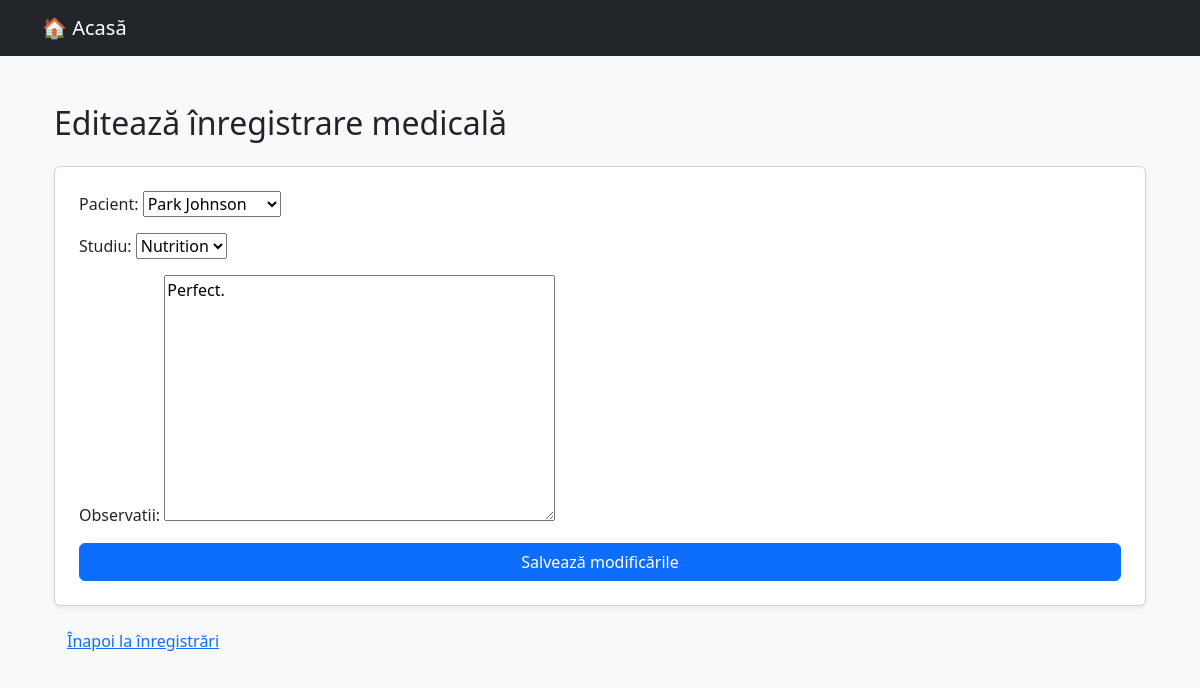
Page /pacienti/inregistrari/editeaza/2/ on the earlier database version.
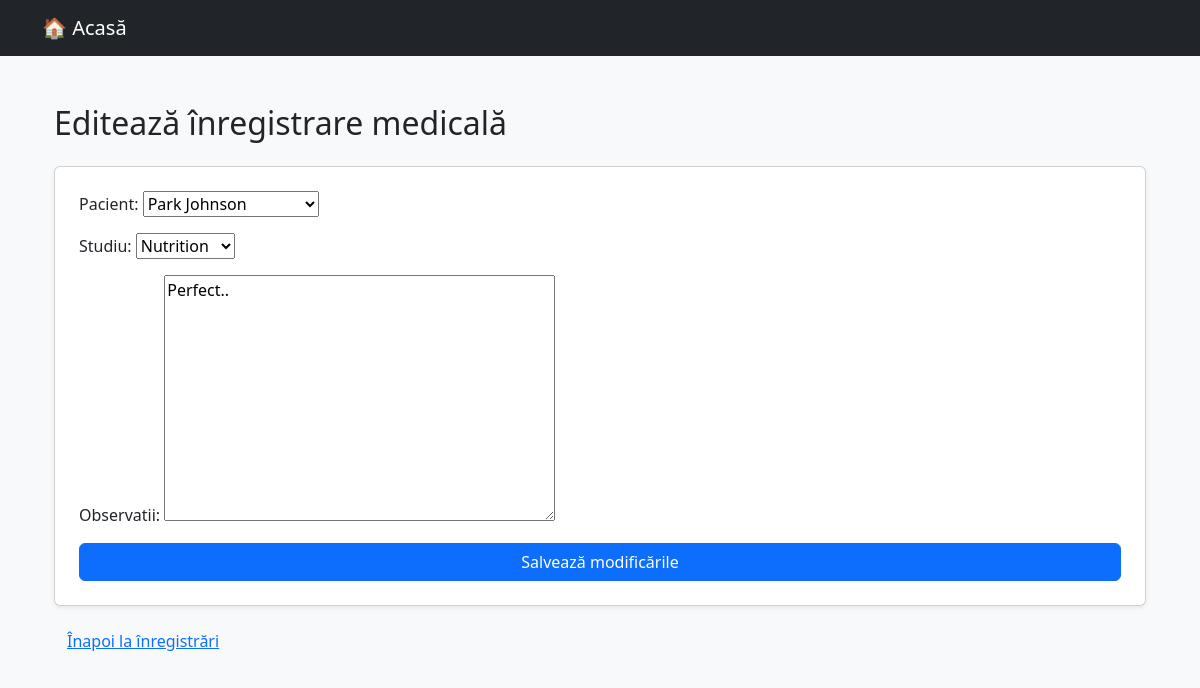
Same page on the later database version.
### pacienti/models.py (models this page shows, shortened)
class InregistrareMedicala(models.Model):
    pacient = models.ForeignKey(Pacient, on_delete=models.CASCADE)
    studiu = models.ForeignKey(StudiuClinic, on_delete=models.CASCADE)
    data_inregistrarii = models.DateField(auto_now_add=True)
    observatii = models.TextField(blank=True)
    class Meta:
        verbose_name = "Înregistrare medicală"
        verbose_name_plural = "Înregistrări medicale"

### pacienti/views.py (the view)
# urls.py: path('inregistrari/editeaza/<int:inregistrare_id>/', views.editeaza_inregistrare, name='editeaza_inregistrare'),
def editeaza_inregistrare(request, inregistrare_id):
    inregistrare = get_object_or_404(InregistrareMedicala, id=inregistrare_id)
    if request.method == 'POST':
        form = InregistrareMedicalaForm(request.POST, instance=inregistrare)
        if form.is_valid():
            form.save()
            return redirect('lista_inregistrari')
    else:
        form = InregistrareMedicalaForm(instance=inregistrare)
    return render(request, 'pacienti/editeaza_inregistrare.html', {'form': form})

### pacienti/forms.py
class InregistrareMedicalaForm(forms.ModelForm):
    class Meta:
        model = InregistrareMedicala
        fields = ['pacient', 'studiu', 'observatii']

### pacienti/models.py (called while the page is built)
    def __str__(self):
        return f"{self.nume} {self.prenume}"

    def __str__(self):
        return self.titlu

### pacienti/templates/pacienti/editeaza_inregistrare.html (shortened to what this page needs)
{% extends 'back.html' %}
{% block content %}
<div class="container mt-5">
    <h2 class="mb-4">Editează înregistrare medicală</h2>
    <form method="post" class="card p-4 shadow-sm">
        {% for field in form %}
            <div class="mb-3">
                {{ field.label_tag }}
                {{ field }}
            </div>
        {% endfor %}
        <button type="submit" class="btn btn-primary">Salvează modificările</button>
    </form>
    <a href="{% url 'lista_inregistrari' %}" class="btn btn-link mt-3">Înapoi la înregistrări</a>
</div>
{% endblock %}

Differences in the rows shown:
changed InregistrareMedicala "Park Johnson": observatii "Perfect." → "Perfect.."
